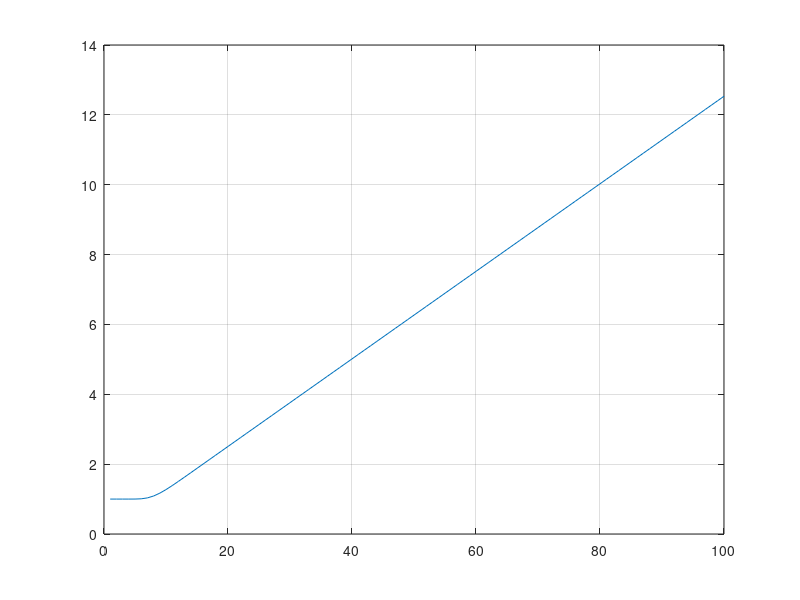

Write the MATLAB code that produced this figure.
for k=1:100
Sigma=0.1*k;    
x=-100:1:100;
y=-100:1:100;

h=exp(-(x.^2+y.^2)/Sigma^2);

sumh(k)=sum(h(:));
end

figure; plot(sumh); grid on